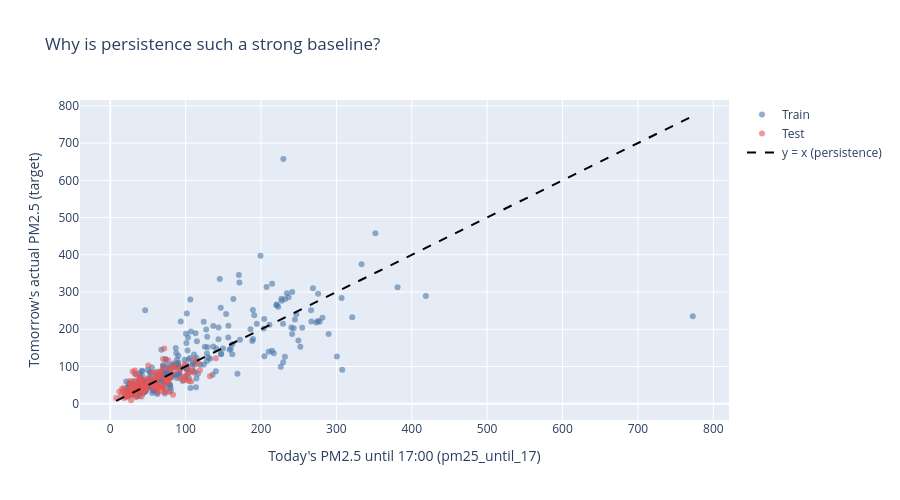

Here is the notebook cell this chart was saved with:
### Code cell
# Step 4: Chart 3 -- today's pm25_until_17 vs. tomorrow's target
import numpy as np
import plotly.graph_objects as go

chart3 = go.Figure()

for name, subset, color in [("Train", train, "#4C78A8"), ("Test", test, "#E45756")]:
    chart3.add_trace(go.Scatter(
        x=subset["pm25_until_17"], y=subset["target"],
        mode="markers", name=name,
        marker=dict(size=6, color=color, opacity=0.6),
        hovertemplate="Today: %{x:.1f}<br>Tomorrow: %{y:.1f}<extra>" + name + "</extra>",
    ))

line_min = float(daily_scoring[["pm25_until_17", "target"]].min().min())
line_max = float(daily_scoring[["pm25_until_17", "target"]].max().max())
chart3.add_trace(go.Scatter(
    x=[line_min, line_max], y=[line_min, line_max],
    mode="lines", name="y = x (persistence)",
    line=dict(color="black", dash="dash"),
))

chart3.update_layout(
    title="Why is persistence such a strong baseline?",
    xaxis_title="Today's PM2.5 until 17:00 (pm25_until_17)",
    yaxis_title="Tomorrow's actual PM2.5 (target)",
    height=500,
)
chart3.show()

correlation = daily_scoring["pm25_until_17"].corr(daily_scoring["target"])
gap = (daily_scoring["target"] - daily_scoring["pm25_until_17"]).abs()
print("Correlation between today and tomorrow:", round(correlation, 3))
print("Persistence gap -- mean:", round(gap.mean(), 2), "| median:", round(gap.median(), 2), "| max:", round(gap.max(), 2))

### Figure 1 — Plotly figure (JSON) as saved in the notebook; plotly's stock layout.template omitted (floating-point values rounded to 4 significant figures; data arrays with more than 128 entries replaced by an {"elided": "..."} marker saying what was removed)
{"data": [{"hovertemplate": "Today: %{x:.1f}<br>Tomorrow: %{y:.1f}<extra>Train</extra>", "marker": {"color": "#4C78A8", "opacity": 0.6, "size": 6}, "mode": "markers", "name": "Train", "type": "scatter", "x": {"elided": "319 float values"}, "y": {"elided": "319 float values"}}, {"hovertemplate": "Today: %{x:.1f}<br>Tomorrow: %{y:.1f}<extra>Test</extra>", "marker": {"color": "#E45756", "opacity": 0.6, "size": 6}, "mode": "markers", "name": "Test", "type": "scatter", "x": {"elided": "168 float values"}, "y": {"elided": "168 float values"}}, {"line": {"color": "black", "dash": "dash"}, "mode": "lines", "name": "y = x (persistence)", "type": "scatter", "x": [7.875, 772.8], "y": [7.875, 772.8]}], "layout": {"height": 500, "title": {"text": "Why is persistence such a strong baseline?"}, "xaxis": {"title": {"text": "Today's PM2.5 until 17:00 (pm25_until_17)"}}, "yaxis": {"title": {"text": "Tomorrow's actual PM2.5 (target)"}}}}
